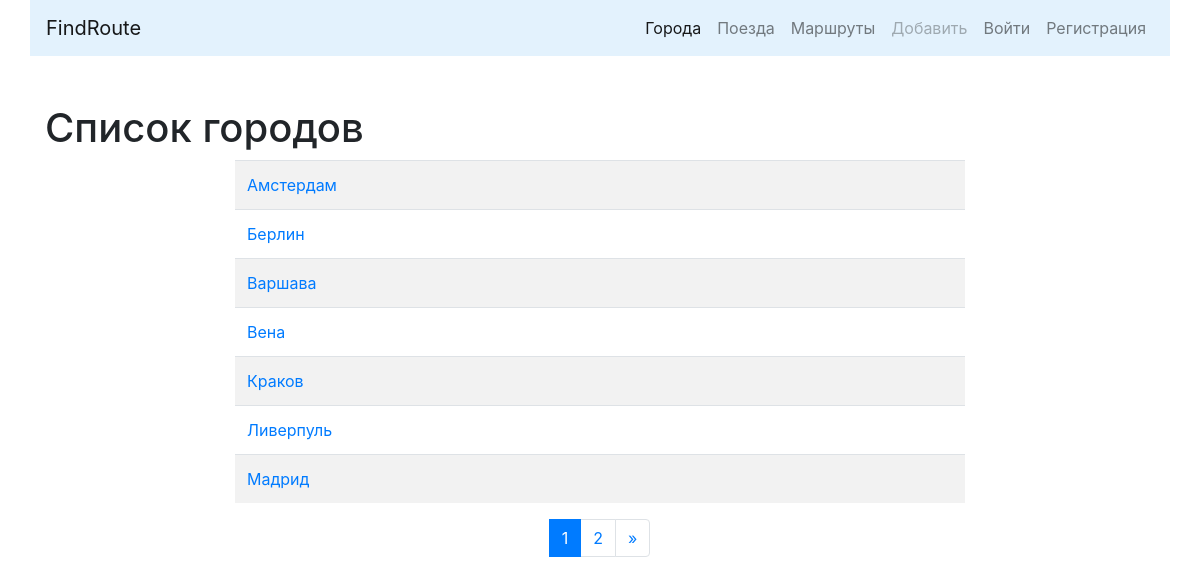
The app's page /cities/, older data.
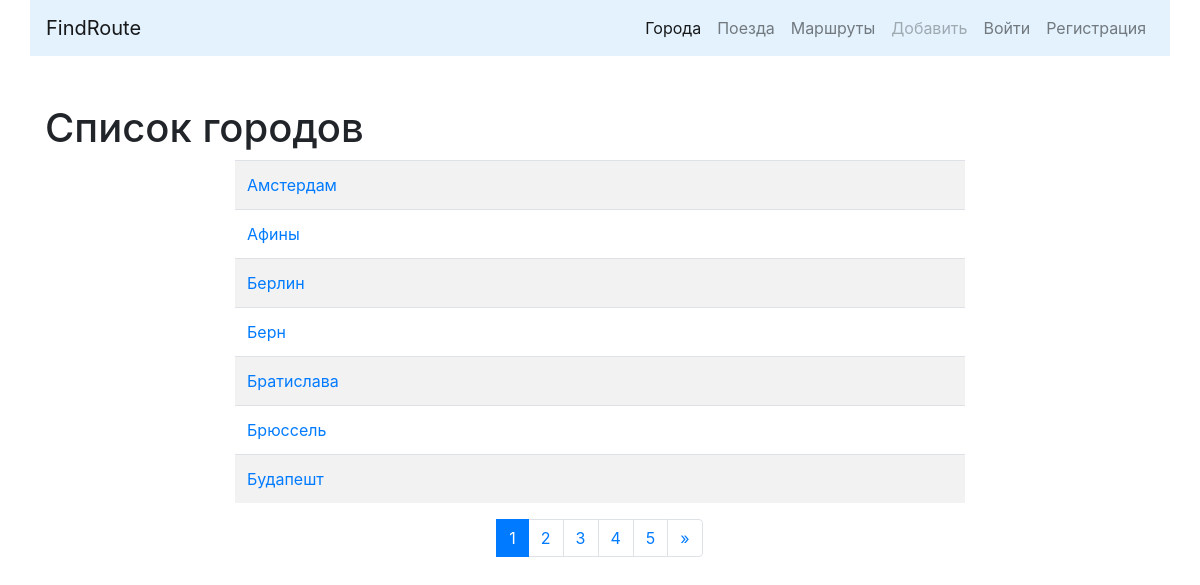
The same page, newer data.
### cities/models.py (models this page shows, shortened)
class City(models.Model):
    name = models.CharField(max_length=100, unique=True, verbose_name='Город')
    class Meta:
        verbose_name = 'Город'
        verbose_name_plural = 'Города'
        ordering = ['name']

### cities/views.py (the view)
# urls.py: path('', CityListView.as_view(), name='cities'),
class CityListView(ListView):
    paginate_by = 7
    model = City
    template_name = 'cities/home.html'
    def get_context_data(self, **kwargs):
        context = super().get_context_data(**kwargs)
        form = CityForm()
        context['form'] = form
        return context

### cities/templates/cities/home.html (shortened to what this page needs)
{% extends 'base.html' %}
{% block content %}
    <h1>Список городов</h1>
    <div class="row">
        <div class="col-md-8 mx-auto">
            <table class="table table-striped">
                {% for object in page_obj %}
                    <tr>
                        <td>
                            <a href="{% url 'detail' pk=object.id %}">{{ object.name }}</a>
                        </td>
                        {% if user.is_authenticated %}
                            <td>
                                <a href="{% url 'update' pk=object.id %}">
                                    <button type="submit" class="btn btn-info">Редактировать</button>
                                </a>
                            </td>
                            <td>
                                <a href="{% url 'delete' pk=object.id %}">
                                    <button type="submit" class="btn btn-danger">Удалить</button>
                                </a>
                            </td>
                        {% else %}
                            <td>&nbsp;</td>
                            <td>&nbsp;</td>
                        {% endif %}
                    </tr>
                {% endfor %}
            </table>
        </div>
    </div>
    <nav aria-label="Page navigation example">
        <ul class="pagination justify-content-center">
            {% for page in page_obj.paginator.page_range %}
                <li class="page-item {% if page == page_obj.number %} active {% endif %}">
                    <a class="page-link" href="?page={{ page }}">
                        {{ page }}
                    </a>
                </li>
            {% endfor %}
            <li class="page-item">
                {% if page_obj.has_next %}
                    <a class='page-link' href="?page={{ page_obj.paginator.num_pages }}" aria-label="Next">
                        <span aria-hidden="true">&raquo;</span>
                    </a>
                {% endif %}
            </li>
        </ul>
    </nav>
{% endblock %}

Row changes from the older to the newer data that the page shows:
no longer on this page (row unchanged): City: name "Варшава"
no longer on this page (row unchanged): City: name "Вена"
no longer on this page (row unchanged): City: name "Краков"
no longer on this page (row unchanged): City: name "Ливерпуль"
no longer on this page (row unchanged): City: name "Мадрид"
added City: name "Афины"
added City: name "Берн"
added City: name "Братислава"
added City: name "Брюссель"
added City: name "Будапешт"
Text that changed along with them:
new list line: "3"
new list line: "4"
new list line: "5"
